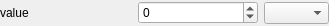
<?xml version="1.0" encoding="UTF-8"?>
<ui version="4.0">
 <class>IntVal</class>
 <widget class="QWidget" name="IntVal">
  <property name="geometry">
   <rect>
    <x>0</x>
    <y>0</y>
    <width>329</width>
    <height>26</height>
   </rect>
  </property>
  <property name="sizePolicy">
   <sizepolicy hsizetype="Preferred" vsizetype="MinimumExpanding">
    <horstretch>0</horstretch>
    <verstretch>0</verstretch>
   </sizepolicy>
  </property>
  <property name="windowTitle">
   <string notr="true">Form</string>
  </property>
  <layout class="QHBoxLayout" name="horizontalLayout">
   <property name="leftMargin">
    <number>0</number>
   </property>
   <property name="topMargin">
    <number>0</number>
   </property>
   <property name="rightMargin">
    <number>0</number>
   </property>
   <property name="bottomMargin">
    <number>0</number>
   </property>
   <item>
    <widget class="QLabel" name="valLabel">
     <property name="sizePolicy">
      <sizepolicy hsizetype="Preferred" vsizetype="MinimumExpanding">
       <horstretch>0</horstretch>
       <verstretch>0</verstretch>
      </sizepolicy>
     </property>
     <property name="text">
      <string notr="true">value</string>
     </property>
    </widget>
   </item>
   <item>
    <widget class="QSpinBox" name="value">
     <property name="sizePolicy">
      <sizepolicy hsizetype="Fixed" vsizetype="Fixed">
       <horstretch>0</horstretch>
       <verstretch>0</verstretch>
      </sizepolicy>
     </property>
     <property name="minimumSize">
      <size>
       <width>120</width>
       <height>0</height>
      </size>
     </property>
     <property name="maximumSize">
      <size>
       <width>120</width>
       <height>16777215</height>
      </size>
     </property>
     <property name="keyboardTracking">
      <bool>false</bool>
     </property>
     <property name="suffix">
      <string notr="true"/>
     </property>
     <property name="prefix">
      <string notr="true"/>
     </property>
     <property name="minimum">
      <number>-999999999</number>
     </property>
     <property name="maximum">
      <number>999999999</number>
     </property>
    </widget>
   </item>
   <item>
    <widget class="QComboBox" name="unitBox">
     <property name="sizePolicy">
      <sizepolicy hsizetype="Fixed" vsizetype="Fixed">
       <horstretch>0</horstretch>
       <verstretch>0</verstretch>
      </sizepolicy>
     </property>
     <property name="minimumSize">
      <size>
       <width>65</width>
       <height>0</height>
      </size>
     </property>
     <property name="maximumSize">
      <size>
       <width>65</width>
       <height>16777215</height>
      </size>
     </property>
     <property name="currentText">
      <string notr="true"/>
     </property>
     <property name="currentIndex">
      <number>-1</number>
     </property>
     <property name="maxCount">
      <number>10</number>
     </property>
     <property name="sizeAdjustPolicy">
      <enum>QComboBox::AdjustToContents</enum>
     </property>
    </widget>
   </item>
  </layout>
 </widget>
 <resources/>
 <connections/>
</ui>
